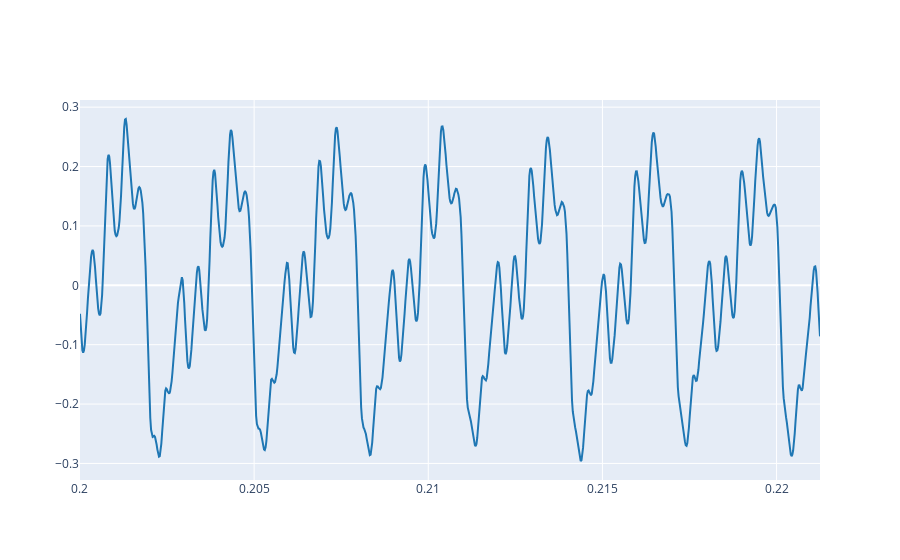

Source (notebook cell):
### Markdown cell above
3.1. Load your reference audio signal and plot some periods (5-10) where the amplitude is stable. For instance see Ex. 2.3 from Lab 1.

### Code cell
import util
data, sr = load_audio('./sis1_group103/e1pluck.wav')

t_start = 0.2
t_end = t_start + 7 * T

plot_signals(data, sr=sr, t_start=t_start, t_end=t_end)

n_start = int(t_start * sr)
n_end = int(t_end * sr)
segment = data[n_start:n_end]
t = np.arange(n_end - n_start) / sr

A1 = np.max(np.abs(segment))
print(A1)

### Figure 1 — Plotly figure (JSON) as saved in the notebook; plotly's stock layout.template omitted (floating-point values rounded to 4 significant figures; data arrays with more than 128 entries replaced by an {"elided": "..."} marker saying what was removed)
{"data": [{"line": {"color": "#1f77b4", "shape": "linear"}, "mode": "lines", "name": "audio signal 0", "type": "scatter", "x": {"elided": "938 float values"}, "y": {"elided": "938 float values"}}], "layout": {}}
